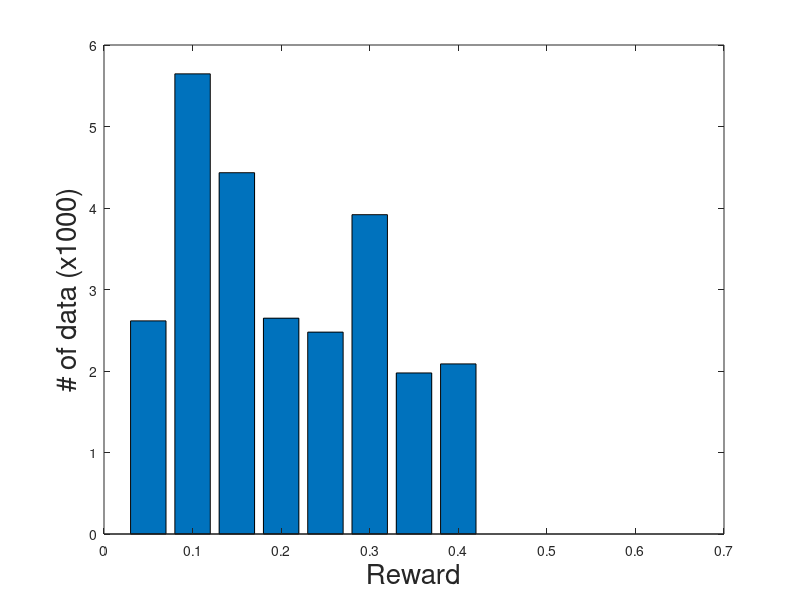

Here is the MATLAB script that generated this plot: (Note: this script raises an error after producing the figure.)
clear;
close all;

%%
Data_dist = csvread('Data_distribution(06_min).csv');
xr = Data_dist(1, :);
Treward = Data_dist(2, :);

%% Plot %%
% plot properties
label_Fontsize = 20;
tick_Fontsize = 15;

% reward
figure(1);
bar(xr, Treward./1000);
xlabel('Reward', 'Fontsize', label_Fontsize);
ylabel('# of data (x1000)', 'Fontsize', label_Fontsize);
ax = gca;
ax.FontSize = tick_Fontsize;
ax.FontWeight = 'bold';